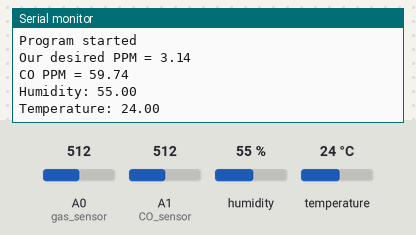
Bench run of a sketch on a simulated Arduino Uno, built with avr-gcc and run on an emulated ATmega328P. Parts: the last lines printed to the serial monitor. The test bench sets the inputs (shaded band); at power-on: humidity 55 %, A0 (gas_sensor) = 512, A1 (CO_sensor) = 512, temperature 24 °C.

Above: at 2.2 s.
2.3 s: humidity set to 22 %
At 4.5 s:
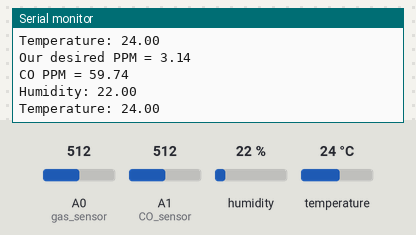
5.1 s: A0 (gas_sensor) set to 716
7.9 s: A1 (CO_sensor) set to 716
At 10.4 s:
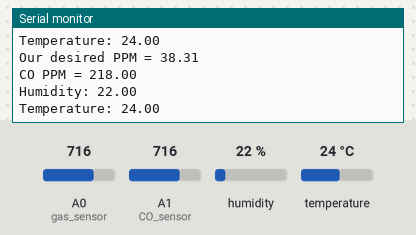
10.7 s: temperature set to 12 °C
At 12.4 s:
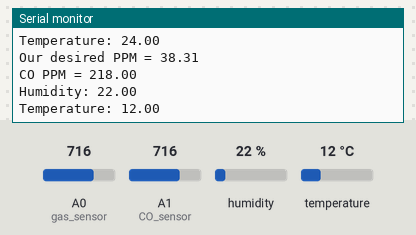
13.5 s: A0 (gas_sensor) set to 992
16.3 s: A1 (CO_sensor) set to 992
At 18.8 s:
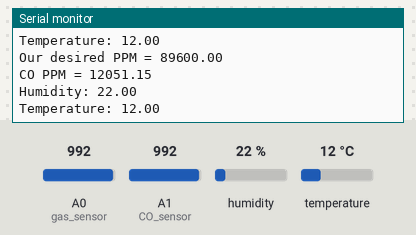
Timing chart, 0 to 20.1 s (numbered marks = the images above; inputs shaded):
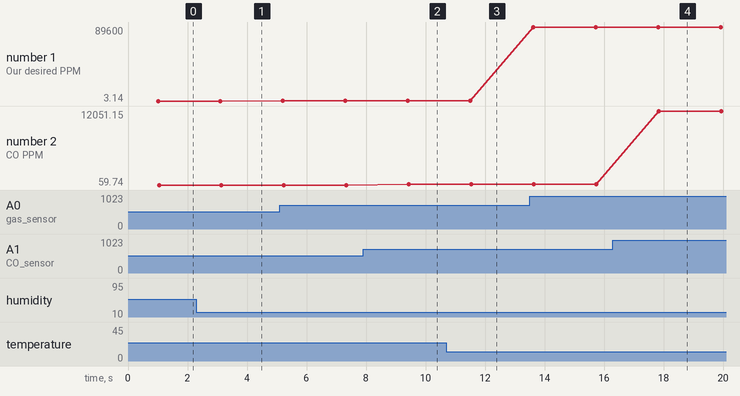

The sketch:

Arduino.ino
```cpp
#include <ArduinoJson.h>
#include <DHT.h>

//Arduino to NodeMCU Lib
#include <SoftwareSerial.h>

//Initialise Arduino to NodeMCU (5=Rx & 6=Tx)
SoftwareSerial nodemcu(5, 6);

//Initialisation of DHT11 Sensor
#define DHTPIN 9
DHT dht(DHTPIN, DHT11);
float temp;
float hum;
double ppm;
double ppm1;

//Initializing Airquality sensor
int gas_sensor = A0; //Sensor pin
float m = -0.3376; //Slope
float b = 0.7165; //Y-Intercept
float R0 = 2.82; //Sensor Resistance in fresh air from previous code


int CO_sensor = A1; //Sensor pin
float m1 = -0.6527; //Slope
float b1 = 1.30; //Y-Intercept
float R01 = 7.22; //Sensor Resistance


void setup() {
  Serial.begin(9600);
  dht.begin();
  pinMode(gas_sensor, INPUT);
  pinMode(CO_sensor,INPUT);
  nodemcu.begin(9600);
  delay(1000);

  Serial.println("Program started");
}

void loop() {

  StaticJsonBuffer<2500> jsonBuffer;
  JsonObject& data = jsonBuffer.createObject();
  //Obtain Air qualitity (C02 ppm)
  AQ_func();
  data["Air quality (CO2ppm)"] = ppm;

  //Obtain CO Ppm
  CO_func();
  data["CO ppm"] =  ppm1;

   //Obtain Temp and Hum data
  dht11_func();


  //Assign collected data to JSON Object
  data["humidity"] = hum;
  data["temperature"] = temp;


  //Send data to NodeMCU
  data.printTo(nodemcu);
  jsonBuffer.clear();

  delay(2000);
}

void AQ_func(){
  float sensor_volt; //Define variable for sensor voltage
  float RS_gas; //Define variable for sensor resistance
  float ratio; //Define variable for ratio
  float sensorValue = analogRead(gas_sensor); //Read analog values of sensor
  sensor_volt = sensorValue*(5.0/1023.0); //Convert analog values to voltage
  RS_gas = ((5.0*10.0)/sensor_volt)-10.0; //Get value of RS in a gas
  ratio = RS_gas/R0;  // Get ratio RS_gas/RS_air
  double ppm_log = (log10(ratio)-b)/m; //Get ppm value in linear scale according to the the ratio value
  double ppm = pow(10, ppm_log);
  Serial.print("Our desired PPM = ");
  Serial.println(ppm);
}

void CO_func() {
  float sensor_volt1; //Define variable for sensor voltage
  float RS_gas1; //Define variable for sensor resistance
  float ratio1; //Define variable for ratio
  float sensorValue1 = analogRead(CO_sensor); //Read analog values of sensor
  sensor_volt1 = sensorValue1*(5.0/1023.0); //Convert analog values to voltage
  RS_gas1 = ((5.0*10.0)/sensor_volt1)-10.0; //Get value of RS in a gas
  ratio1 = RS_gas1/R01;  // Get ratio RS_gas/RS_air
  double ppm_log1 = (log10(ratio1)-b1)/m1; //Get ppm value in linear scale according to the the ratio value
  double ppm1 = pow(10, ppm_log1);
  Serial.print("CO PPM = ");
  Serial.println(ppm1);

}

void dht11_func() {

  hum = dht.readHumidity();
  temp = dht.readTemperature();
  Serial.print("Humidity: ");
  Serial.println(hum);
  Serial.print("Temperature: ");
  Serial.println(temp);

}
```

Measured:
- after the input at 2.3 s, the serial monitor: prints a new line after 0.85 s (image 1)
- after the input at 7.9 s, the serial monitor: prints a new line after 1.5 s (image 2)
- after the input at 10.7 s, the serial monitor: prints a new line after 0.87 s (image 3)
- after the input at 16.3 s, the serial monitor: prints a new line after 1.5 s (image 4)
- plotted number 1: 3.14 → 38.31 after the input at 5.1 s, 38.31 → 89600 after the input at 13.5 s
- plotted number 2: 59.74 → 218 after the input at 7.9 s, 218 → 12051.15 after the input at 16.3 s
